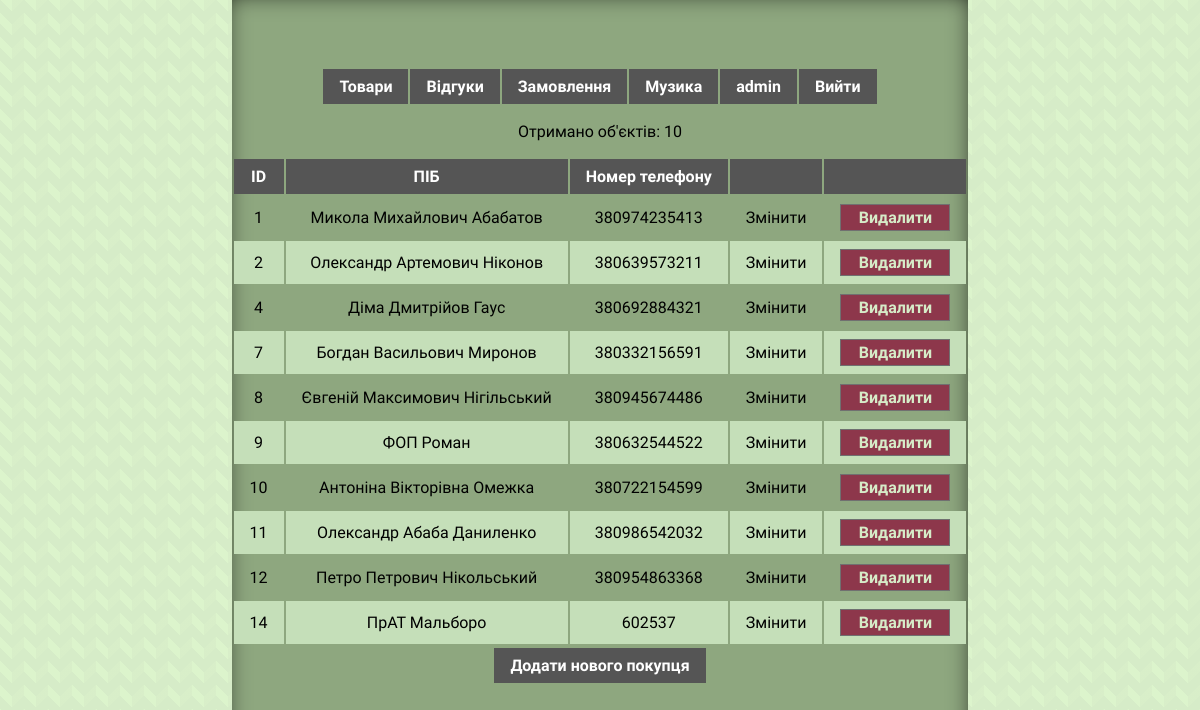
Page / (signed in) on the committed database.
### tables this page shows
CREATE TABLE `Customers` (
  `customer_id` int NOT NULL,
  `full_name` char(50) NOT NULL,
  `phone_number` double NOT NULL
);

### index.php (the view, shortened to what this page needs)
<!DOCTYPE html>
<html>
<head>
    <link rel="stylesheet" href="css/base.css">
</head>
<body>
    <div class="divbgbd">
        <div class="container">
            <h2>Список покупців</h2>
        </div>
        <table>
            <tr>
                <th><a href="goods.php">Товари</a></th>
                <th><a href="reviews.php">Відгуки</a></th>
                <th><a href="orders.php">Замовлення</a></th>
                <th><a href="video_player.php">Музика</a></th>
                <th>
                    <?php echo $_COOKIE["usernamecookie"]; ?>
                </th>
                <th><a href="logout.php">Вийти</a></th>
            </tr>
        </table>
        <?php
include "connect.php";
$sql = "SELECT * FROM Customers";
if ($result = $conn->query($sql)) {
    $rowsCount = $result->num_rows;
    echo "<p>Отримано об'єктів: $rowsCount</p>";
    echo "<table><tr><th>ID</th><th>ПІБ</th><th>Номер телефону</th><th></th><th></th></tr>";
    foreach ($result as $row) {
        echo "<tr>";
        echo "<td>" . $row["customer_id"] . "</td>";
        echo "<td>" . $row["full_name"] . "</td>";
        if ('admin' == $_COOKIE["userlevelcookie"]) {
            echo "<td>" . $row["phone_number"] . "</td>";
        } else
            echo "<td>RESTRICTED</td>";
        if ('admin' == $_COOKIE["userlevelcookie"]) {
            echo "<td><a href='update_customers.php?customer_id=" . $row["customer_id"] . "'>Змінити</a></td>";
            echo "<td><form action='delete_customers.php' method='post'>
                        <input type='hidden' name='customer_id' value='" . $row["customer_id"] . "' />
                        <input type='submit' class='button' value='Видалити'>
                   </form></td>";
        } else {
            echo "<td></td>";
            echo "<td></td>";
        }
        echo "</tr>";
    }
    echo "</table>";
} else {
    echo "Помилка: " . $conn->error;
}
if ('admin' == $_COOKIE["userlevelcookie"])
    echo "<table>
    <tr>
        <th><a href='form_customers.php'>Додати нового покупця</a></th>
    </tr>
</table>"
    ?>
    </div>
</body>
</html>

### css/base.css (style rules this page uses)
html,body { font-family: 'Bellota Text', cursive; height: 100%; display: flex; flex-direction: column; margin: 0; padding: 0; background-color: #d6ecc8; opacity: 1; background: linear-gradient(135deg, #dcf4cc55 25%, transparent 25%) -12px 0/ 24px 24px, linear-gradient(225deg, #dcf4cc 25%, transparent 25%) -12px 0/ 24px 24px, linear-gradient(315deg, #dcf4cc55 25%, transparent 25%) 0px 0/ 24px 24px, linear-gradient(45deg, #dcf4cc 25%, #d6ecc8 25%) 0px 0/ 24px 24px; }
.button { border: 1px solid #707070; background-color: #8D374B; color: #d6ecc8; height: 27px; width: 110px; margin-left: auto; margin-right: auto; font-family: 'Bellota Text', cursive; font-size: medium; font-weight: 600; }
.divbgbd { margin-left: auto; margin-right: auto; margin-top: 0px; height: 100%; padding: 0px, 30px, 0px; background-color: #8ea77f; box-shadow: -1px -1px 27px -9px rgba(0,0,0,1) inset; -webkit-box-shadow: -1px -1px 27px -9px rgba(0,0,0,1) inset; -moz-box-shadow: -1px -1px 27px -9px rgba(0,0,0,1) inset; }
h2, p { text-align: center; }
table { max-width: 100%; margin-left: auto; margin-right: auto; text-align: center; }
tr:nth-child(odd) { background-color: #c5dfb9; }
th { background-color: #555; color: #fff; }
th, td { text-align: center; padding: 0.5em 1em; }
td a:link { color: black; }
td::before { display: none; }
a { color: white; text-decoration: none; }
a:link { color: white; text-decoration: none; }
body { background-color: #000; }
.container { margin-left: auto; margin-right: auto; padding-left: 1em; padding-right: 1em; max-width: 690px; }
h2 { font-family: Pixelicious, monospace; font-size: 1.5em; text-transform: uppercase; color: transparent; filter: blur(0.3px); animation: 2s ease-in-out infinite alternate pulse; }

### rows in the picture
customers: customer_id "1", full_name "Микола Михайлович Абабатов", phone_number "380974235413"
customers: customer_id "2", full_name "Олександр Артемович Ніконов", phone_number "380639573211"
customers: customer_id "4", full_name "Діма Дмитрійов Гаус", phone_number "380692884321"
customers: customer_id "7", full_name "Богдан Васильович Миронов", phone_number "380332156591"
customers: customer_id "8", full_name "Євгеній Максимович Нігільський", phone_number "380945674486"
customers: customer_id "9", full_name "ФОП Роман", phone_number "380632544522"
customers: customer_id "10", full_name "Антоніна Вікторівна Омежка", phone_number "380722154599"
customers: customer_id "11", full_name "Олександр Абаба Даниленко", phone_number "380986542032"
customers: customer_id "12", full_name "Петро Петрович Нікольський", phone_number "380954863368"
customers: customer_id "14", full_name "ПрАТ Мальборо", phone_number "602537"

### other values in the picture
$_COOKIE["usernamecookie"] "admin"
$rowsCount "10"
